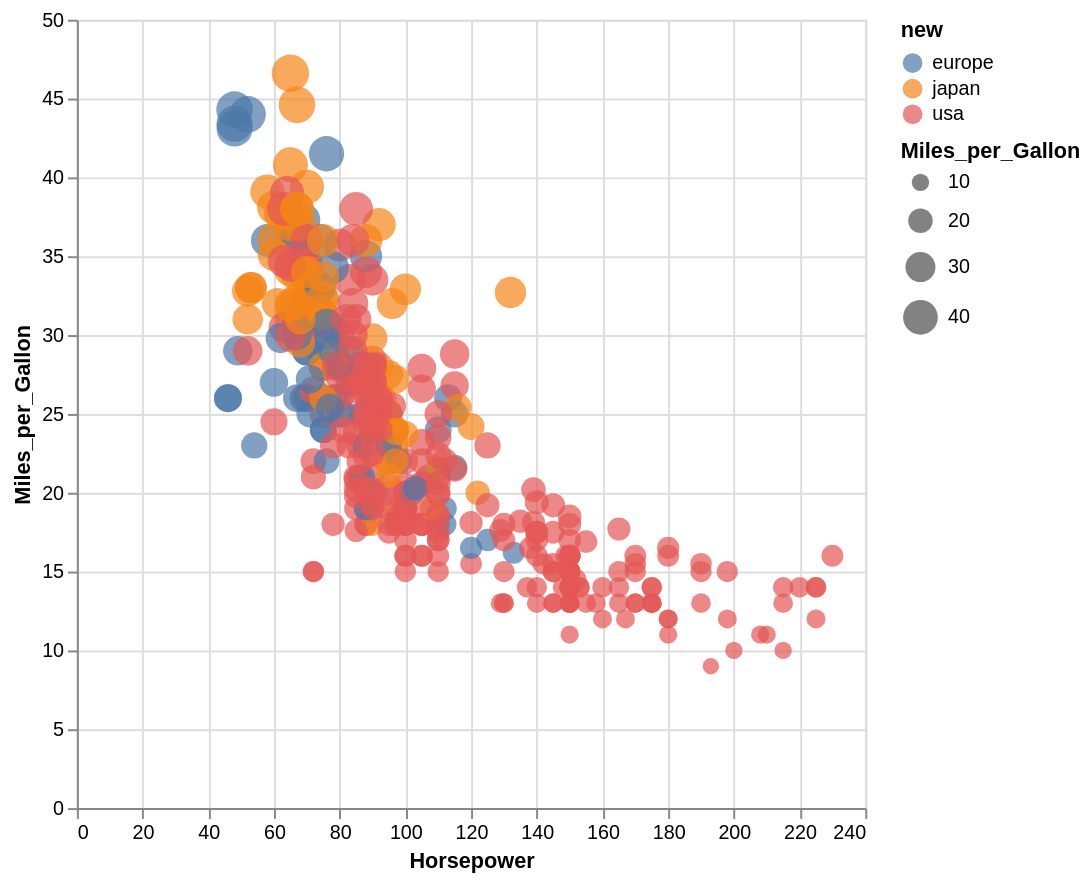

Source (notebook cell):
### Code cell
df |> @vlplot(
    :circle,
    x=:Horsepower,
    y=:Miles_per_Gallon,
    color=:new,
    size=:Miles_per_Gallon,
    width=400,
    height=400
)

### Figure 1 — Vega specification as saved in the notebook (floating-point values rounded to 4 significant figures; data arrays with more than 128 entries replaced by an {"elided": "..."} marker saying what was removed)
{"$schema": "https://vega.github.io/schema/vega/v5.json", "axes": [{"aria": false, "domain": false, "grid": true, "gridScale": "y", "labels": false, "maxExtent": 0, "minExtent": 0, "orient": "bottom", "scale": "x", "tickCount": {"signal": "ceil(width/40)"}, "ticks": false, "zindex": 0}, {"aria": false, "domain": false, "grid": true, "gridScale": "x", "labels": false, "maxExtent": 0, "minExtent": 0, "orient": "left", "scale": "y", "tickCount": {"signal": "ceil(height/40)"}, "ticks": false, "zindex": 0}, {"grid": false, "labelFlush": true, "labelOverlap": true, "orient": "bottom", "scale": "x", "tickCount": {"signal": "ceil(width/40)"}, "title": "Horsepower", "zindex": 0}, {"grid": false, "labelOverlap": true, "orient": "left", "scale": "y", "tickCount": {"signal": "ceil(height/40)"}, "title": "Miles_per_Gallon", "zindex": 0}], "background": "white", "data": [{"name": "source_0", "values": {"elided": "406 records"}}, {"name": "data_0", "source": "source_0", "transform": [{"expr": "isValid(datum[\"Horsepower\"]) && isFinite(+datum[\"Horsepower\"]) && isValid(datum[\"Miles_per_Gallon\"]) && isFinite(+datum[\"Miles_per_Gallon\"])", "type": "filter"}]}], "height": 400, "legends": [{"encode": {"symbols": {"update": {"opacity": {"value": 0.7}}}}, "fill": "color", "symbolType": "circle", "title": "new"}, {"encode": {"symbols": {"update": {"fill": {"value": "black"}, "fillOpacity": {"value": 0.7}, "opacity": {"value": 0.7}, "stroke": {"value": "transparent"}}}}, "size": "size", "symbolType": "circle", "title": "Miles_per_Gallon"}], "marks": [{"encode": {"update": {"ariaRoleDescription": {"value": "circle"}, "description": {"signal": "\"Horsepower: \" + (format(datum[\"Horsepower\"], \"\")) + \"; Miles_per_Gallon: \" + (format(datum[\"Miles_per_Gallon\"], \"\")) + \"; new: \" + (isValid(datum[\"new\"]) ? datum[\"new\"] : \"\"+datum[\"new\"])"}, "fill": {"field": "new", "scale": "color"}, "opacity": {"value": 0.7}, "shape": {"value": "circle"}, "size": {"field": "Miles_per_Gallon", "scale": "size"}, "x": {"field": "Horsepower", "scale": "x"}, "y": {"field": "Miles_per_Gallon", "scale": "y"}}}, "from": {"data": "data_0"}, "name": "marks", "style": ["circle"], "type": "symbol"}], "padding": 5, "scales": [{"domain": {"data": "data_0", "field": "Horsepower"}, "name": "x", "nice": true, "range": [0, {"signal": "width"}], "type": "linear", "zero": true}, {"domain": {"data": "data_0", "field": "Miles_per_Gallon"}, "name": "y", "nice": true, "range": [{"signal": "height"}, 0], "type": "linear", "zero": true}, {"domain": {"data": "data_0", "field": "new", "sort": true}, "name": "color", "range": "category", "type": "ordinal"}, {"domain": {"data": "data_0", "field": "Miles_per_Gallon"}, "name": "size", "range": [0, 361], "type": "linear", "zero": true}], "style": "cell", "width": 400}
